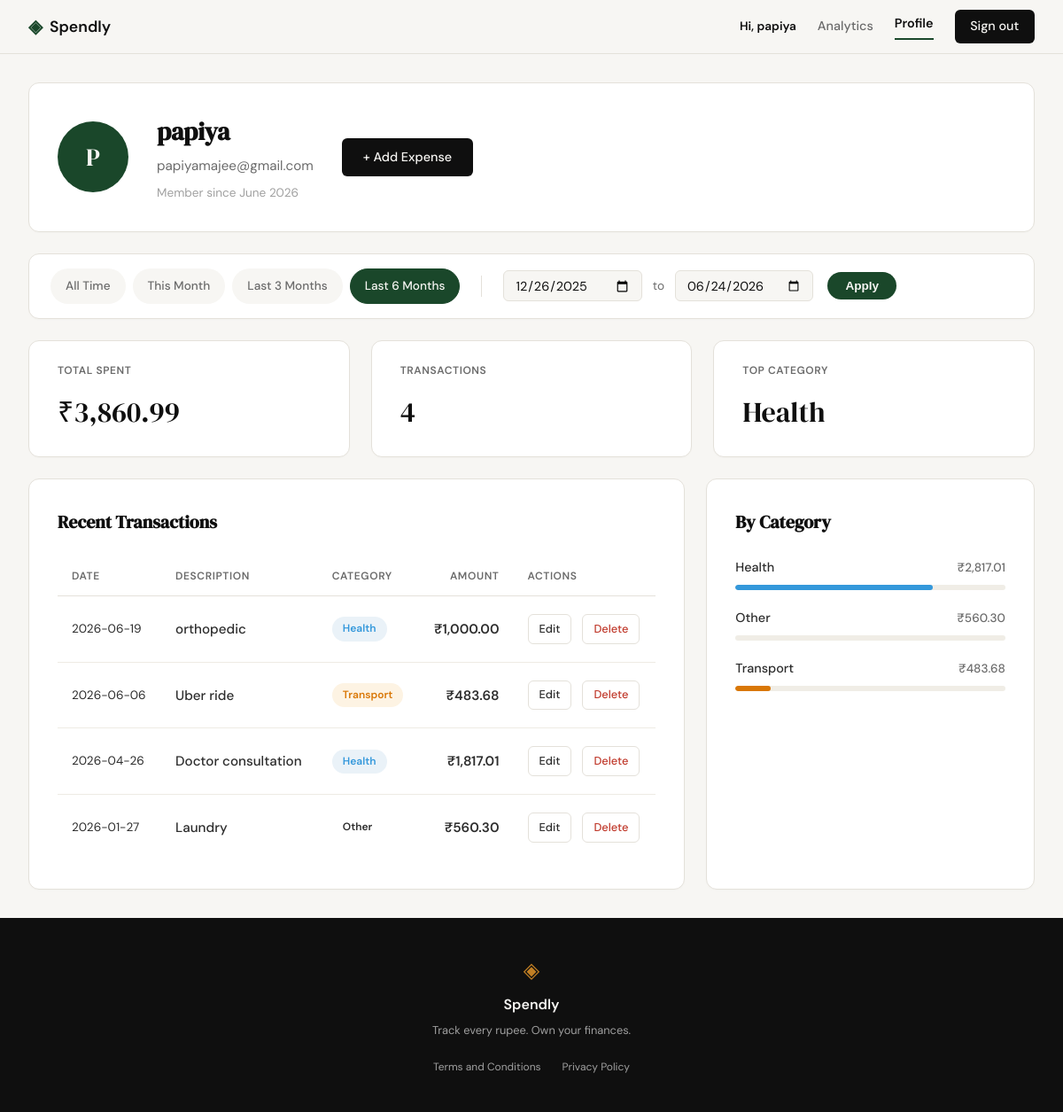
The app's page /profile?date_from=2025-12-26&date_to=2026-06-24 (signed in) with its own data.
### tables this page shows
CREATE TABLE users (
            id INTEGER PRIMARY KEY AUTOINCREMENT,
            name TEXT NOT NULL,
            email TEXT UNIQUE NOT NULL,
            password_hash TEXT NOT NULL,
            created_at TEXT DEFAULT CURRENT_TIMESTAMP
        );

CREATE TABLE expenses (
            id INTEGER PRIMARY KEY AUTOINCREMENT,
            user_id INTEGER NOT NULL,
            amount REAL NOT NULL,
            category TEXT NOT NULL,
            date TEXT NOT NULL,
            description TEXT,
            created_at TEXT DEFAULT CURRENT_TIMESTAMP,
            FOREIGN KEY (user_id) REFERENCES users(id)
        );

### app.py (the view)
@app.route("/profile")
def profile():
    if not session.get("user_id"):
        flash("Please log in to view your profile.", "error")
        return redirect(url_for("login"))
    user_id = session["user_id"]
    user_record = get_user_by_id(user_id)
    date_from_raw = request.args.get("date_from")
    date_to_raw = request.args.get("date_to")
    date_from = None
    date_to = None
    if date_from_raw and date_to_raw:
        try:
            start_date = datetime.strptime(date_from_raw, "%Y-%m-%d").date()
            end_date = datetime.strptime(date_to_raw, "%Y-%m-%d").date()
            if start_date > end_date:
                flash("Start date must be before end date.", "error")
            else:
                date_from = date_from_raw
                date_to = date_to_raw
        except ValueError:
            pass
    today = date.today()
    presets = {
        "this_month": {
            "from": today.replace(day=1).isoformat(),
            "to": today.isoformat()
        },
        "last_3_months": {
            "from": (today - timedelta(days=90)).isoformat(),
            "to": today.isoformat()
        },
        "last_6_months": {
            "from": (today - timedelta(days=180)).isoformat(),
            "to": today.isoformat()
        }
    }
    user_data = {
        "name": user_record["name"],
        "email": user_record["email"],
        "initials": "U"
    }
    try:
        dt_member = datetime.strptime(user_record["created_at"], "%Y-%m-%d %H:%M:%S")
        user_data["member_since"] = dt_member.strftime("%B %Y")
    except (ValueError, TypeError):
        user_data["member_since"] = "Unknown"
    names = user_data["name"].split()
    if len(names) >= 2:
        user_data["initials"] = (names[0][0] + names[-1][0]).upper()
    elif names:
        user_data["initials"] = names[0][0].upper()
    raw_stats = get_user_stats(user_id, date_from, date_to)
    stats = {
        "total_spent": f"₹{raw_stats['total_spent']:,.2f}",
        "count": raw_stats['count'],
        "top_category": raw_stats['top_category'] or "None"
    }
    raw_expenses = get_user_expenses(user_id, date_from, date_to)
    transactions = []
    for exp in raw_expenses:
        transactions.append({
            "id": exp["id"],
            "date": exp["date"],
            "desc": exp["description"],
            "category": exp["category"],
            "amount": f"₹{exp['amount']:,.2f}"
        })
    categories = get_category_breakdown(user_id, date_from, date_to)
    for cat in categories:
        cat["amount"] = f"₹{cat['amount']:,.2f}"
    return render_template("profile.html",
                           user=user_data,
                           stats=stats,
                           transactions=transactions,
                           categories=categories,
                           date_from=date_from,
                           date_to=date_to,
                           presets=presets)

### database/db.py (called while the page is built)
def get_db():
    conn = sqlite3.connect(DB_NAME)
    conn.row_factory = sqlite3.Row
    conn.execute("PRAGMA foreign_keys = ON;")
    return conn

def get_user_by_id(user_id):
    conn = get_db()
    cursor = conn.cursor()
    try:
        cursor.execute('SELECT * FROM users WHERE id = ?', (user_id,))
        return cursor.fetchone()
    finally:
        conn.close()

def get_user_expenses(user_id, date_from=None, date_to=None):
    conn = get_db()
    cursor = conn.cursor()
    try:
        query = 'SELECT * FROM expenses WHERE user_id = ?'
        params = [user_id]
        if date_from and date_to:
            query += ' AND date BETWEEN ? AND ?'
            params.extend([date_from, date_to])
        query += ' ORDER BY date DESC'
        cursor.execute(query, params)
        return cursor.fetchall()
    finally:
        conn.close()

def get_user_stats(user_id, date_from=None, date_to=None):
    conn = get_db()
    cursor = conn.cursor()
    try:
        date_filter = ""
        params_sub = [user_id]
        params_main = [user_id]
        if date_from and date_to:
            date_filter = " AND date BETWEEN ? AND ?"
            params_sub.extend([date_from, date_to])
            params_main.extend([date_from, date_to])
        query = f'''
            SELECT
                COALESCE(SUM(amount), 0) as total_spent,
                COUNT(id) as count,
                (SELECT category FROM expenses WHERE user_id = ? {date_filter} GROUP BY category ORDER BY SUM(amount) DESC LIMIT 1) as top_category
            FROM expenses
            WHERE user_id = ? {date_filter}
        '''
        cursor.execute(query, params_sub + params_main)
        return cursor.fetchone()
    finally:
        conn.close()

### templates/profile.html (shortened to what this page needs)
{% extends "base.html" %}
{% block head %}
    <link rel="stylesheet" href="{{ url_for('static', filename='css/profile.css') }}">
{% endblock %}
{% block content %}
<div class="profile-container">
    <div class="profile-header-card">
        <div class="profile-avatar">
            {{ user.initials }}
        </div>
        <div class="profile-details">
            <h1 class="profile-name">{{ user.name }}</h1>
            <p class="profile-email">{{ user.email }}</p>
            <p class="profile-meta">Member since {{ user.member_since }}</p>
        </div>
        <a href="{{ url_for('add_expense') }}" class="btn-primary">+ Add Expense</a>
    </div>
    <div class="filter-bar">
        <div class="filter-presets">
            <a href="{{ url_for('profile') }}"
               class="preset-btn {% if not date_from %}active{% endif %}">
                All Time
            </a>
            <a href="{{ url_for('profile', date_from=presets.this_month.from, date_to=presets.this_month.to) }}"
               class="preset-btn {% if date_from == presets.this_month.from and date_to == presets.this_month.to %}active{% endif %}">
                This Month
            </a>
            <a href="{{ url_for('profile', date_from=presets.last_3_months.from, date_to=presets.last_3_months.to) }}"
               class="preset-btn {% if date_from == presets.last_3_months.from and date_to == presets.last_3_months.to %}active{% endif %}">
                Last 3 Months
            </a>
            <a href="{{ url_for('profile', date_from=presets.last_6_months.from, date_to=presets.last_6_months.to) }}"
               class="preset-btn {% if date_from == presets.last_6_months.from and date_to == presets.last_6_months.to %}active{% endif %}">
                Last 6 Months
            </a>
        </div>
        <form action="{{ url_for('profile') }}" method="GET" class="filter-custom">
            <div class="input-group-row">
                <input type="date" id="date_from" name="date_from" value="{{ date_from or '' }}" required>
                <span class="to-text">to</span>
                <input type="date" id="date_to" name="date_to" value="{{ date_to or '' }}" required>
            </div>
            <button type="submit" class="apply-btn">Apply</button>
        </form>
    </div>
    <div class="stats-row">
        <div class="stat-card">
            <div class="stat-label">TOTAL SPENT</div>
            <div class="stat-value">{{ stats.total_spent }}</div>
        </div>
        <div class="stat-card">
            <div class="stat-label">TRANSACTIONS</div>
            <div class="stat-value">{{ stats.count }}</div>
        </div>
        <div class="stat-card">
            <div class="stat-label">TOP CATEGORY</div>
            <div class="stat-value">{{ stats.top_category }}</div>
        </div>
    </div>
    <div class="profile-bottom-grid">
        <div class="history-card">
            <h2 class="section-title">Recent Transactions</h2>
            <div class="history-table-container">
                <table class="history-table">
                    <thead>
                        <tr>
                            <th>DATE</th>
                            <th>DESCRIPTION</th>
                            <th>CATEGORY</th>
                            <th class="td-amount">AMOUNT</th>
                            <th>ACTIONS</th>
                        </tr>
                    </thead>
                    <tbody>
                        {% for tx in transactions %}
                        <tr>
                            <td class="td-date">{{ tx.date }}</td>
                            <td class="td-desc">{{ tx.desc }}</td>
                            <td>
                                <span class="badge badge-{{ tx.category|lower }}">{{ tx.category }}</span>
                            </td>
                            <td class="td-amount">{{ tx.amount }}</td>
                            <td>
                                <a href="{{ url_for('edit_expense', id=tx.id) }}" class="btn-edit">Edit</a>
                                <a href="{{ url_for('delete_expense', id=tx.id) }}" class="btn-delete" onclick="return confirm('Are you sure you want to delete this expense?');">Delete</a>
                            </td>
                        </tr>
                        {% endfor %}
                    </tbody>
                </table>
            </div>
        </div>
        <div class="category-card">
            <h2 class="section-title">By Category</h2>
            <div class="category-list">
                {% for cat in categories %}
                <div class="category-item">
                    <div class="category-info">
                        <span class="category-name">{{ cat.name }}</span>
                        <span class="category-value">{{ cat.amount }}</span>
                    </div>
                    <div class="progress-bar">
                        <div class="progress-fill fill-{{ cat.class }}" style="width: {{ cat.percent }}%"></div>
                    </div>
                </div>
                {% endfor %}
            </div>
        </div>
    </div>
</div>
{% endblock %}

### templates/base.html (shortened to what this page needs)
<!DOCTYPE html>
<html lang="en">
<head>
    <link rel="stylesheet" href="{{ url_for('static', filename='css/style.css') }}">
    {% block head %}{% endblock %}
</head>
<body>
    <nav class="navbar">
        <div class="nav-inner">
            <a href="{{ url_for('landing') }}" class="nav-brand">
                <span class="brand-icon">◈</span>
                <span class="brand-name">Spendly</span>
            </a>
            <div class="nav-links">
                {% if session.get('user_id') %}
                    <span class="nav-user">Hi, {{ session.get('user_name') }}</span>
                    <a href="{{ url_for('analytics') }}" class="{% if request.endpoint == 'analytics' %}active{% endif %}">Analytics</a>
                    <a href="{{ url_for('profile') }}" class="{% if request.endpoint == 'profile' %}active{% endif %}">Profile</a>
                    <a href="{{ url_for('logout') }}" class="nav-cta">Sign out</a>
                {% else %}
                    <a href="{{ url_for('login') }}">Sign in</a>
                    <a href="{{ url_for('register') }}" class="nav-cta">Get started</a>
                {% endif %}
            </div>
        </div>
    </nav>
    <main class="main-content">
        {% block content %}{% endblock %}
    </main>
    <footer class="footer">
        <div class="footer-inner">
            <span class="brand-icon">◈</span>
            <span class="footer-name">Spendly</span>
            <p class="footer-copy">Track every rupee. Own your finances.</p>
            <div class="footer-links">
                <a href="{{ url_for('terms') }}" class="footer-link">Terms and Conditions</a>
                <a href="{{ url_for('privacy') }}" class="footer-link">Privacy Policy</a>
            </div>
        </div>
    </footer>
</body>
</html>

### static/css/style.css (style rules this page uses)
:root { --ink: #0f0f0f; --ink-soft: #2d2d2d; --ink-muted: #6b6b6b; --ink-faint: #a0a0a0; --paper: #f7f6f3; --paper-warm: #f0ede6; --paper-card: #ffffff; --accent: #1a472a; --accent-light: #e8f0eb; --accent-2: #c17f24; --accent-2-light: #fdf3e3; --danger: #c0392b; --danger-light: #fdecea; --border: #e4e1da; --border-soft: #eeebe4; --font-display: 'DM Serif Display', Georgia, serif; --font-body: 'DM Sans', system-ui, sans-serif; --max-width: 1200px; --auth-width: 440px; --radius-sm: 6px; --radius-md: 12px; --radius-lg: 20px; }
*, *::before, *::after { box-sizing: border-box; margin: 0; padding: 0; }
html { font-size: 16px; scroll-behavior: smooth; }
body { background: var(--paper); color: var(--ink); font-family: var(--font-body); font-size: 1rem; line-height: 1.6; -webkit-font-smoothing: antialiased; }
a { color: inherit; text-decoration: none; }
.navbar { position: sticky; top: 0; z-index: 100; background: var(--paper); border-bottom: 1px solid var(--border); padding: 0 2rem; }
.nav-inner { max-width: var(--max-width); margin: 0 auto; height: 60px; display: flex; align-items: center; justify-content: space-between; }
.nav-brand { display: flex; align-items: center; gap: 0.5rem; font-family: var(--font-body); font-weight: 600; font-size: 1.1rem; color: var(--ink); }
.brand-icon { color: var(--accent); font-size: 1.3rem; }
.brand-name { color: var(--ink); }
.nav-links { display: flex; align-items: center; gap: 1.5rem; font-size: 0.9rem; font-weight: 500; }
.nav-links a { color: var(--ink-muted); transition: color 0.2s; }
.nav-links a.active { color: var(--ink); font-weight: 600; border-bottom: 2px solid var(--accent); padding-bottom: 0.25rem; }
.nav-user { color: var(--ink); font-weight: 600; font-size: 0.85rem; }
.nav-cta { background: var(--ink) !important; color: var(--paper) !important; padding: 0.45rem 1.1rem; border-radius: var(--radius-sm); transition: background 0.2s !important; }
.main-content { min-height: calc(100vh - 60px - 100px); }
.btn-primary { display: inline-block; background: var(--ink); color: var(--paper); padding: 0.65rem 1.5rem; border-radius: var(--radius-sm); font-family: var(--font-body); font-size: 0.9rem; font-weight: 500; cursor: pointer; border: none; transition: background 0.2s; text-decoration: none; }
.footer { background: var(--ink); color: var(--paper); padding: 2.5rem 2rem; text-align: center; }
.footer-inner { display: flex; flex-direction: column; align-items: center; gap: 0.4rem; }
.footer .brand-icon { color: var(--accent-2); font-size: 1.5rem; }
.footer-name { font-weight: 600; font-size: 1rem; }
.footer-copy { font-size: 0.8rem; color: var(--ink-faint); }
.footer-links { margin-top: 1rem; display: flex; gap: 1.5rem; }
.footer-link { font-size: 0.75rem; color: var(--ink-faint); transition: color 0.2s; }

### records on screen
users: get "papiya", name "papiya", email "papiyamajee@gmail.com"
expenses: date "2026-06-19", desc "orthopedic", category "Health", amount "₹1,000.00"
expenses: date "2026-06-06", desc "Uber ride", category "Transport", amount "₹483.68"
expenses: date "2026-04-26", desc "Doctor consultation", category "Health", amount "₹1,817.01"
expenses: date "2026-01-27", desc "Laundry", category "Other", amount "₹560.30"

### other values on screen
{{ user.initials }} "P"
{{ user.member_since }} "June 2026"
{{ stats.total_spent }} "₹3,860.99"
{{ stats.count }} "4"
{{ stats.top_category }} "Health"
{{ cat.name }} "Health" "Other" "Transport"
{{ cat.amount }} "₹2,817.01" "₹560.30" "₹483.68"
